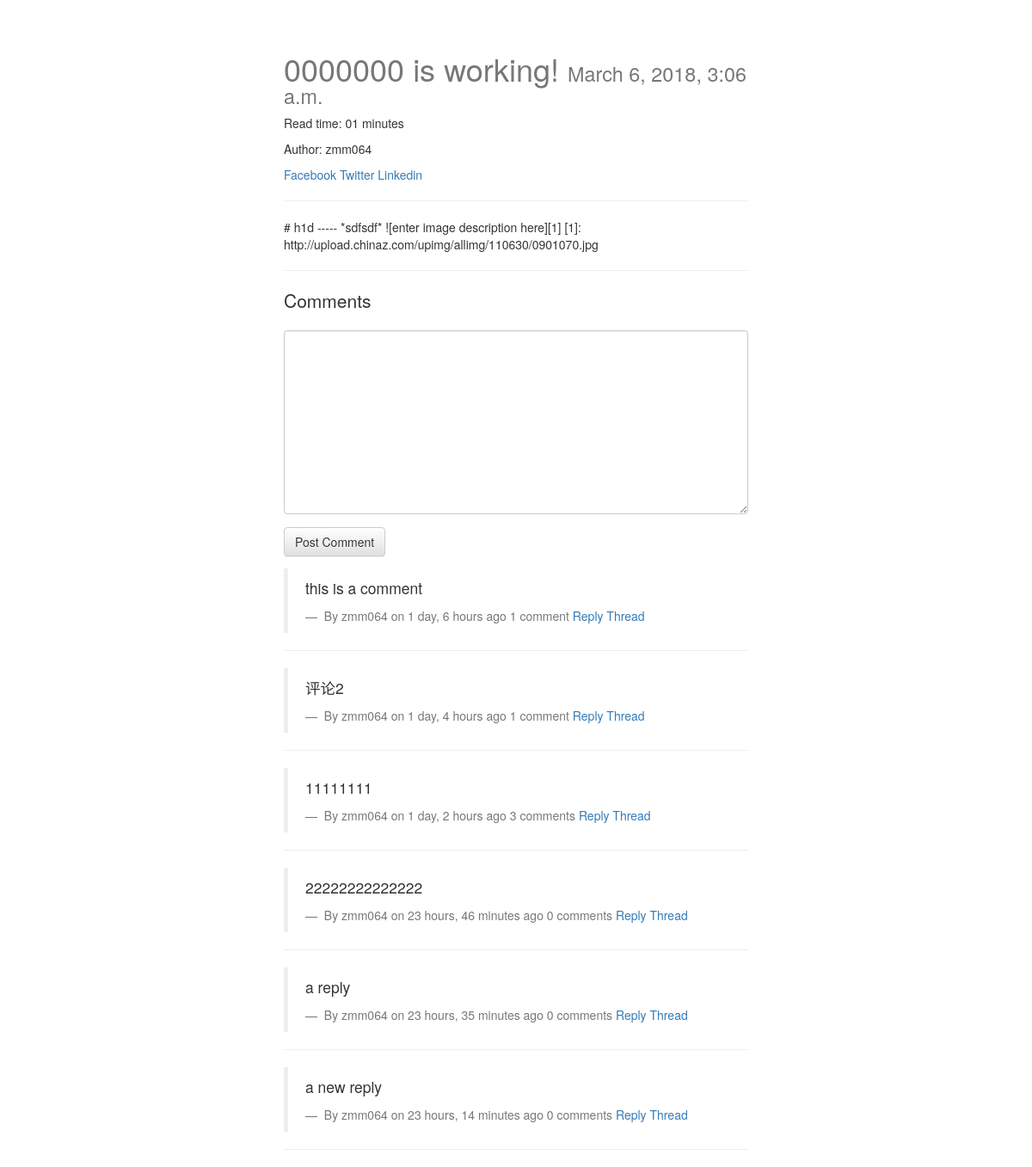
/posts/0000000/, run on an earlier commit of the app's database.
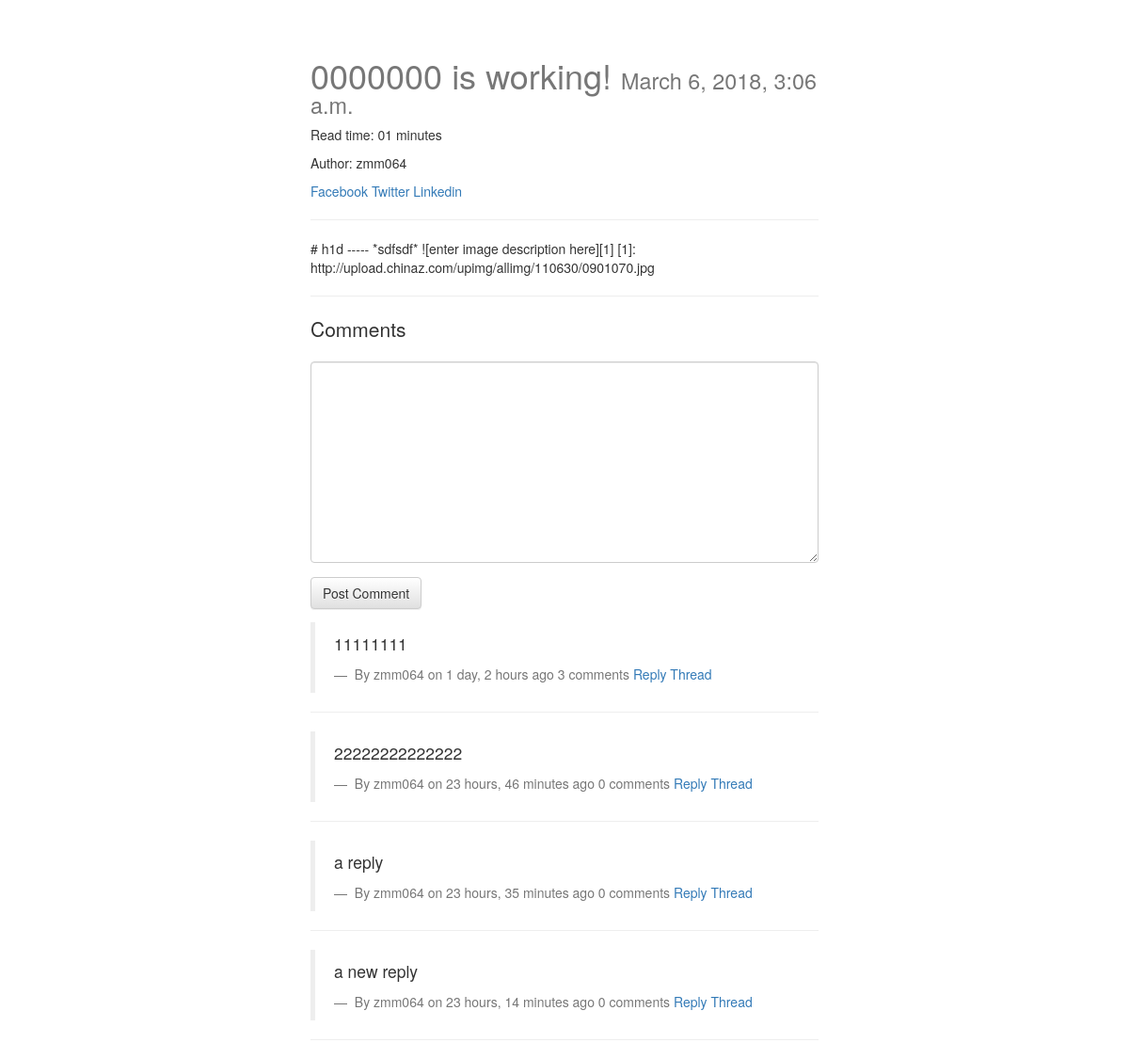
And on a later commit of the database.
### posts/models.py (models this page shows, shortened)
class Post(models.Model):
    user      = models.ForeignKey(settings.AUTH_USER_MODEL, default=1)
    title     = models.CharField(max_length=120)
    slug      = models.SlugField(unique=True)
    image     = models.FileField(null=True, blank=True, upload_to=upload_location)
    content   = models.TextField()
    draft     = models.BooleanField(default=False)
    publish   = models.DateTimeField(auto_now=False, auto_now_add=False)
    read_time = models.TimeField(null=True, blank=True)
    updated   = models.DateTimeField(auto_now=True)
    timestamp = models.DateTimeField(auto_now_add=True)

### comments/models.py (models this page shows, shortened)
class Comment(models.Model):
    user      = models.ForeignKey(settings.AUTH_USER_MODEL, default=1)
    post      = models.ForeignKey(Post)
    content   = models.TextField()
    timestamp = models.DateTimeField(auto_now_add=True)
    parent    = models.ForeignKey("self", null=True, blank=True)
    def children(self):
        return Comment.objects.filter(parent=self)
    def get_absolute_url(self):
        return reverse("comments:thread", kwargs={"id": self.id})

### posts/views.py (the view, shortened to what this page needs)
# urls.py: url(r'^(?P<slug>[\w-]+)/$', views.post_detail, name='detail'),
def post_detail(request, slug=None):
    instance     = get_object_or_404(Post, slug=slug)
    share_string = quote_plus(instance.content)
    comments     = Comment.objects.filter(post=instance, parent=None)
    comment_form = CommentForm(request.POST or None)#, initial={"user":request.user, "post":instance})
    return render (request,
                   "post_detail.html",
                   {"instance":instance, "title":instance.title, "share_string": share_string,
                    "comments":comments, "comment_form":comment_form})

### comments/forms.py
class CommentForm(forms.ModelForm):
    content = forms.CharField(widget=forms.Textarea, label="")
    class Meta:
        model = Comment
        fields = ["content"]

### posts/templatetags/urlify.py (called while the page is built)
@register.filter
def urlify(value):
    return quote_plus(value)

### templates/post_detail.html (shortened to what this page needs)
﻿{% extends "base.html" %}
{% load urlify %} {% load crispy_forms_tags %}
{% block content %}
<div class="col-sm-6 col-sm-offset-3">
        <h1>{{ instance.title }} is working!
            <small>{{ instance.timestamp }}</small>
        </h1>
    <p>Read time: {{ instance.read_time|time:"i" }} minutes</p>
        <p>Author: {{ instance.user }}</p>
    <p>
    <a href="https://www.facebook.com/sharer/sharer.php?u={{ request.build_absolute_uri }}">
        Facebook
        </a>
        <a href="https://twitter.com/home?status={{ object.content|truncatechars:80|urlify }}%20{{ request.build_absolute_uri }}">
        Twitter
        </a>
        <a href="https://www.linkedin.com/shareArticle?mini=true&url={{ request.build_absolute_uri }}&title={{ object.title }}&summary={{ share_string }}&source={{ request.build_absolute_uri }}">
        Linkedin
    </a>
    </p>
    <hr />
    <div class="content-markdown"> {{ instance.content }} </div>
    <hr />
    <div>
        <p class="lead">Comments</p>
        <form action="" method="POST">
            {{ comment_form|crispy }}
            <input type="submit" value="Post Comment" class="btn btn-default"/>
        </form>
        {% for comment in comments %}
            <div class="">
                <blockquote>
                <p>{{ comment.content }}</p>
                <footer>
                    By {{ comment.user }} on {{ comment.timestamp|timesince }} ago
                    {{ comment.children.count }} comment{{ comment.children.count|pluralize }}
                    <a href="#" class="comment-reply-btn">Reply</a>
                    <a href="{{ comment.get_absolute_url }}" class="comment-reply-btn">Thread</a>
                </footer>
                </blockquote>
                <hr />
            </div>
        {% endfor %}
    </div>
</div>
{% endblock content %}

### templates/base.html (shortened to what this page needs)
﻿<html>
<head>
    <link rel="stylesheet" href="https://cdn.bootcss.com/bootstrap/3.3.7/css/bootstrap.min.css">
    <link rel="stylesheet" href="https://cdn.bootcss.com/bootstrap/3.3.7/css/bootstrap-theme.min.css">
    <link href="https://cdn.bootcss.com/font-awesome/4.7.0/css/font-awesome.css" rel="stylesheet">
    {% load staticfiles %}
    <link rel='stylesheet' href='{% static "css/base.css" %}' />
</head>
    <body>
    <div class="container">
        {% block content %}
        {% endblock content %}
    </div>
    </body>
</html>

What changed in the data, as far as the page shows it:
removed Comment: content "this is a comment", user "zmm064", timestamp "1 day, 6 hours", children.count "1"
removed Comment: content "评论2", user "zmm064", timestamp "1 day, 4 hours", children.count "1"
